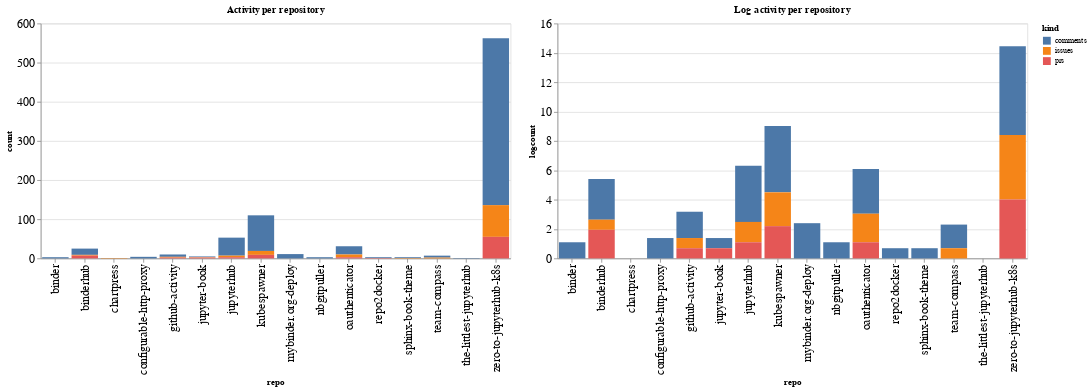

Notebook source saved alongside this figure:
### Code cell
ch1 = alt.Chart(repo_summaries, width=600, title="Activity per repository").mark_bar().encode(
    x='repo',
    y='count',
    color='kind',
    tooltip="kind"
)

ch2 = alt.Chart(repo_summaries, width=600, title="Log activity per repository").mark_bar().encode(
    x='repo',
    y='logcount',
    color='kind',
    tooltip="kind"
)

ch1 | ch2

### Figure 1 — Vega-Lite specification as saved in the notebook (floating-point values rounded to 4 significant figures)
{"config": {"axisLeft": {"labelFontSize": 15}, "axisBottom": {"labelFontSize": 15}}, "hconcat": [{"mark": "bar", "encoding": {"color": {"type": "nominal", "field": "kind"}, "tooltip": {"type": "nominal", "field": "kind"}, "x": {"type": "nominal", "field": "repo"}, "y": {"type": "quantitative", "field": "count"}}, "title": "Activity per repository", "width": 600}, {"mark": "bar", "encoding": {"color": {"type": "nominal", "field": "kind"}, "tooltip": {"type": "nominal", "field": "kind"}, "x": {"type": "nominal", "field": "repo"}, "y": {"type": "quantitative", "field": "logcount"}}, "title": "Log activity per repository", "width": 600}], "data": {"name": "data-ac4bdca24c791f1fe999a3a1dc938576"}, "$schema": "https://vega.github.io/schema/vega-lite/v4.8.1.json", "datasets": {"data-ac4bdca24c791f1fe999a3a1dc938576": [{"repo": "binder", "kind": "comments", "count": 3, "logcount": 1.099}, {"repo": "binderhub", "kind": "comments", "count": 16, "logcount": 2.773}, {"repo": "binderhub", "kind": "issues", "count": 2, "logcount": 0.6931}, {"repo": "binderhub", "kind": "prs", "count": 7, "logcount": 1.946}, {"repo": "chartpress", "kind": "issues", "count": 1, "logcount": 0.0}, {"repo": "configurable-http-proxy", "kind": "comments", "count": 4, "logcount": 1.386}, {"repo": "github-activity", "kind": "comments", "count": 6, "logcount": 1.792}, {"repo": "github-activity", "kind": "issues", "count": 2, "logcount": 0.6931}, {"repo": "github-activity", "kind": "prs", "count": 2, "logcount": 0.6931}, {"repo": "jupyter-book", "kind": "comments", "count": 2, "logcount": 0.6931}, {"repo": "jupyter-book", "kind": "issues", "count": 1, "logcount": 0.0}, {"repo": "jupyter-book", "kind": "prs", "count": 2, "logcount": 0.6931}, {"repo": "jupyterhub", "kind": "comments", "count": 46, "logcount": 3.829}, {"repo": "jupyterhub", "kind": "issues", "count": 4, "logcount": 1.386}, {"repo": "jupyterhub", "kind": "prs", "count": 3, "logcount": 1.099}, {"repo": "kubespawner", "kind": "comments", "count": 91, "logcount": 4.511}, {"repo": "kubespawner", "kind": "issues", "count": 10, "logcount": 2.303}, {"repo": "kubespawner", "kind": "prs", "count": 9, "logcount": 2.197}, {"repo": "mybinder.org-deploy", "kind": "comments", "count": 11, "logcount": 2.398}, {"repo": "nbgitpuller", "kind": "comments", "count": 3, "logcount": 1.099}, {"repo": "oauthenticator", "kind": "comments", "count": 21, "logcount": 3.045}, {"repo": "oauthenticator", "kind": "issues", "count": 7, "logcount": 1.946}, {"repo": "oauthenticator", "kind": "prs", "count": 3, "logcount": 1.099}, {"repo": "repo2docker", "kind": "comments", "count": 2, "logcount": 0.6931}, {"repo": "repo2docker", "kind": "prs", "count": 1, "logcount": 0.0}, {"repo": "sphinx-book-theme", "kind": "comments", "count": 2, "logcount": 0.6931}, {"repo": "sphinx-book-theme", "kind": "issues", "count": 1, "logcount": 0.0}, {"repo": "team-compass", "kind": "comments", "count": 5, "logcount": 1.609}, {"repo": "team-compass", "kind": "issues", "count": 2, "logcount": 0.6931}, {"repo": "the-littlest-jupyterhub", "kind": "comments", "count": 1, "logcount": 0.0}, {"repo": "zero-to-jupyterhub-k8s", "kind": "comments", "count": 426, "logcount": 6.054}, {"repo": "zero-to-jupyterhub-k8s", "kind": "issues", "count": 81, "logcount": 4.394}, {"repo": "zero-to-jupyterhub-k8s", "kind": "prs", "count": 55, "logcount": 4.007}]}}
